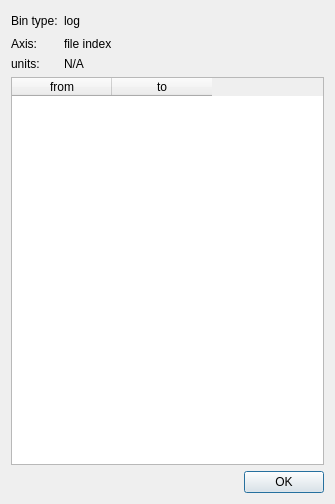
<?xml version="1.0" encoding="UTF-8"?>
<ui version="4.0">
 <class>Dialog</class>
 <widget class="QDialog" name="Dialog">
  <property name="windowModality">
   <enum>Qt::WindowModal</enum>
  </property>
  <property name="geometry">
   <rect>
    <x>0</x>
    <y>0</y>
    <width>335</width>
    <height>504</height>
   </rect>
  </property>
  <property name="windowTitle">
   <string>Preview of full bin axis</string>
  </property>
  <property name="windowOpacity">
   <double>0.900000000000000</double>
  </property>
  <property name="modal">
   <bool>true</bool>
  </property>
  <layout class="QVBoxLayout" name="verticalLayout">
   <item>
    <layout class="QGridLayout" name="gridLayout">
     <item row="0" column="1">
      <widget class="QLabel" name="bin_type_label">
       <property name="text">
        <string>log</string>
       </property>
      </widget>
     </item>
     <item row="0" column="0">
      <widget class="QLabel" name="label">
       <property name="text">
        <string>Bin type:</string>
       </property>
      </widget>
     </item>
     <item row="1" column="1">
      <widget class="QLabel" name="axis_label">
       <property name="text">
        <string>file index</string>
       </property>
      </widget>
     </item>
     <item row="0" column="2">
      <spacer name="horizontalSpacer_2">
       <property name="orientation">
        <enum>Qt::Horizontal</enum>
       </property>
       <property name="sizeHint" stdset="0">
        <size>
         <width>40</width>
         <height>20</height>
        </size>
       </property>
      </spacer>
     </item>
     <item row="1" column="0">
      <widget class="QLabel" name="label_3">
       <property name="text">
        <string>Axis:</string>
       </property>
      </widget>
     </item>
     <item row="2" column="0">
      <widget class="QLabel" name="label_2">
       <property name="text">
        <string>units:</string>
       </property>
      </widget>
     </item>
     <item row="2" column="1">
      <widget class="QLabel" name="units_label">
       <property name="text">
        <string>N/A</string>
       </property>
      </widget>
     </item>
    </layout>
   </item>
   <item>
    <widget class="QTableWidget" name="tableWidget">
     <property name="alternatingRowColors">
      <bool>true</bool>
     </property>
     <property name="selectionMode">
      <enum>QAbstractItemView::NoSelection</enum>
     </property>
     <column>
      <property name="text">
       <string>from</string>
      </property>
     </column>
     <column>
      <property name="text">
       <string>to</string>
      </property>
     </column>
    </widget>
   </item>
   <item>
    <layout class="QHBoxLayout" name="horizontalLayout">
     <item>
      <spacer name="horizontalSpacer">
       <property name="orientation">
        <enum>Qt::Horizontal</enum>
       </property>
       <property name="sizeHint" stdset="0">
        <size>
         <width>40</width>
         <height>20</height>
        </size>
       </property>
      </spacer>
     </item>
     <item>
      <widget class="QPushButton" name="ok_pushButton">
       <property name="text">
        <string>OK</string>
       </property>
      </widget>
     </item>
    </layout>
   </item>
  </layout>
 </widget>
 <resources/>
 <connections>
  <connection>
   <sender>ok_pushButton</sender>
   <signal>clicked()</signal>
   <receiver>Dialog</receiver>
   <slot>accept()</slot>
   <hints>
    <hint type="sourcelabel">
     <x>266</x>
     <y>470</y>
    </hint>
    <hint type="destinationlabel">
     <x>78</x>
     <y>462</y>
    </hint>
   </hints>
  </connection>
 </connections>
</ui>
